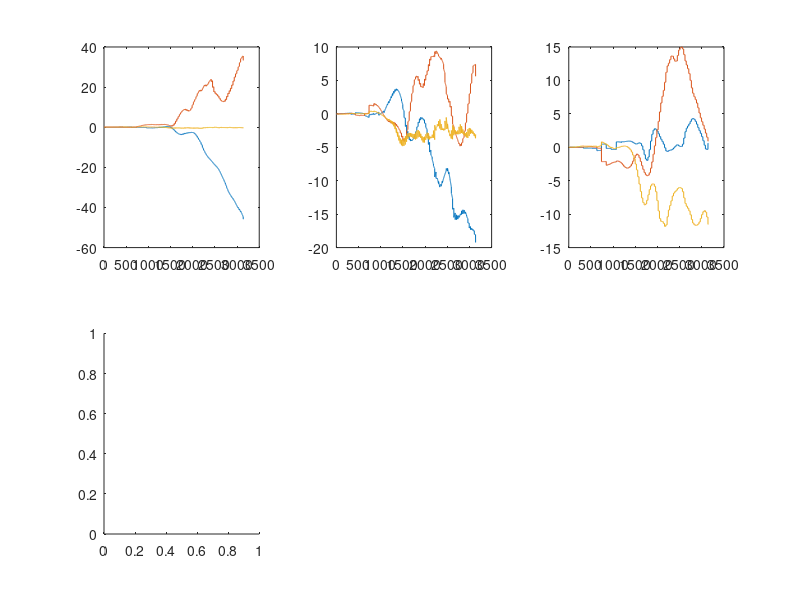

Reproduce this figure in MATLAB. (Note: this script raises an error after producing the figure.)
q = 1:4;
G_p = 5:7;
G_v = 8:10;
b_g = 11:13;
b_a = 14:16;
s_q = 17:19;
s_G_p = 20:22;
s_G_v = 23:25;
s_b_g = 26:28;
s_b_a = 29:31;

load( 'log.csv' );
subplot(2,3,1)
plot( log(:,G_p) )
subplot(2,3,2)
plot( log(:,G_v) )
subplot(2,3,3)
plot( log(:,b_a) )
subplot(2,3,4)
plot( log(:,s_G_p) )
subplot(2,3,5)
plot( log(:,s_G_v) )
subplot(2,3,6)
plot( log(:,s_b_a) )

figure;
plot( log(:,q) );